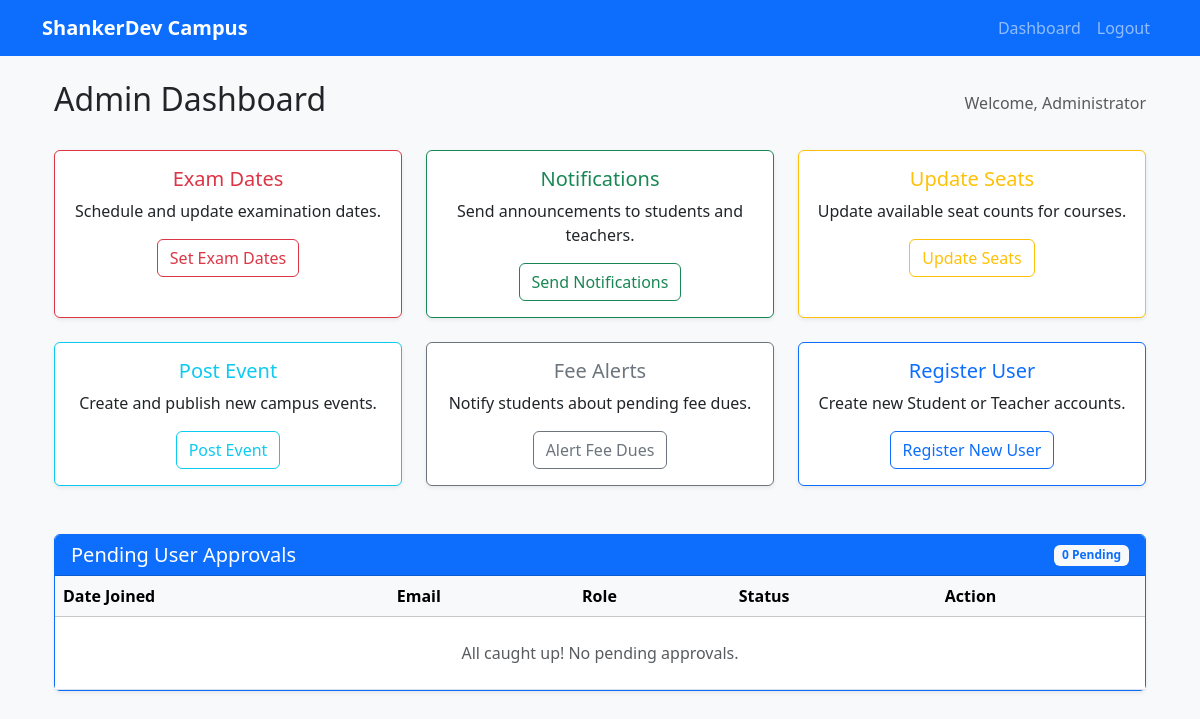
The app's page /campus/admin/ (signed in), older data.
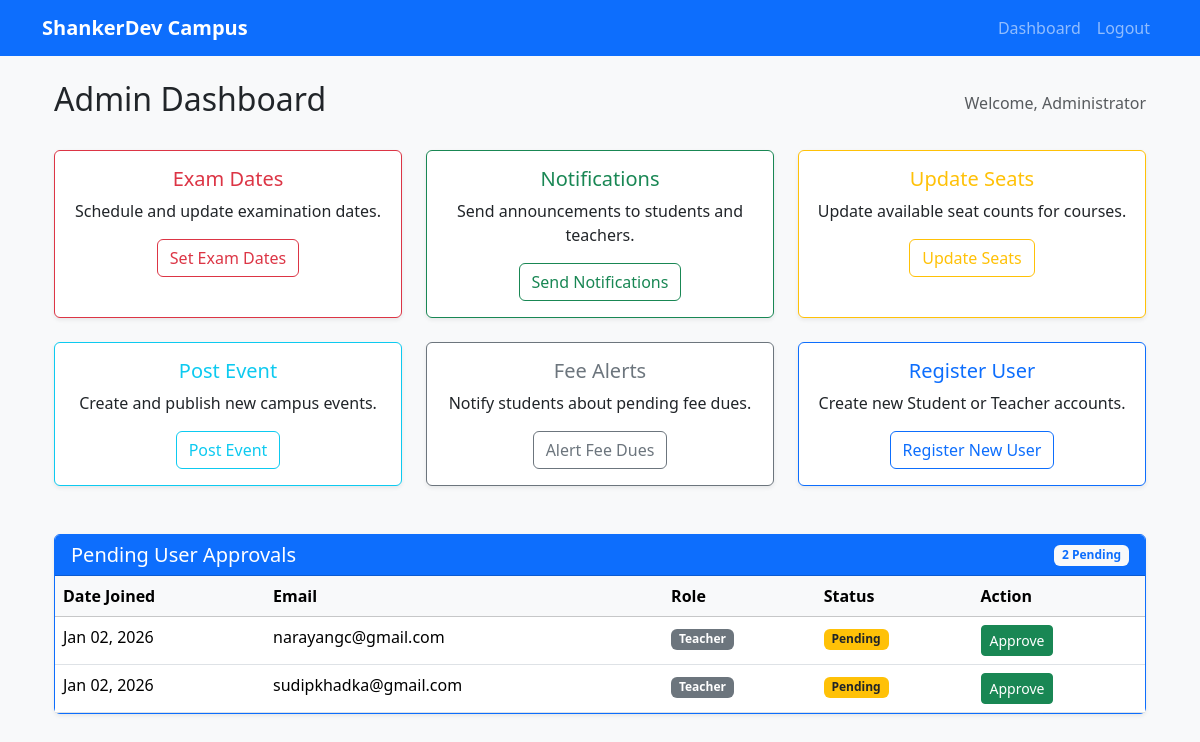
The same page, newer data.
### users/models.py (models this page shows, shortened)
class CustomUser(AbstractUser):
    ROLE_CHOICES = (
        ('student', 'Student'),
        ('teacher', 'Teacher'),
        ('admin', 'Admin'),
    )
    email = models.EmailField(unique=True)
    phone_number = models.CharField(max_length=15, blank=True, null=True, unique=True)
    role = models.CharField(max_length=20, choices=ROLE_CHOICES, default='student')
    is_approved = models.BooleanField(default=False, help_text="Designates whether this user has been approved by an admin.")
    USERNAME_FIELD = 'email'
    REQUIRED_FIELDS = []
    objects = CustomUserManager()

### campus/views.py (the view)
# urls.py: path('admin/', admin_dashboard, name='admin_dashboard'),
@login_required
@admin_required
def admin_dashboard(request):
    try:
        courses = Course.objects.all().order_by('name')  # Use model directly for consistency
    except Exception:
        courses = []
        messages.error(request, "Could not load courses. Check database.")
    events = Event.objects.filter(date__gte=date.today()).order_by('date')
    pending_users = User.objects.filter(is_approved=False).order_by('-date_joined')
    return render(request, 'campus/admin_dashboard.html', {
        'courses': courses,
        'events': events,
        'pending_users': pending_users,
    })

### campus/views.py (called while the page is built)
def admin_required(function):
    return user_passes_test(lambda u: u.role == 'admin' and u.is_authenticated)(function)

### myproject/context_processors.py (called while the page is built)
def college_context(request):  # Adjust name to match your setup
    return {
        'college_info': CollegeInfo.objects.first(),
        'events': Event.objects.all(),
    }

### campus/templates/campus/admin_dashboard.html (shortened to what the changed rows need)
{% extends 'base.html' %}
{% load static %}
{% block content %}
<div class="container mt-4">
    <div class="d-flex justify-content-between align-items-center mb-4">
        <h2>Admin Dashboard</h2>
    </div>
    <div class="row mt-4">
        <div class="col-12">
            <div class="card shadow-sm border-primary">
                <div class="card-header bg-primary text-white d-flex justify-content-between align-items-center">
                    <h5 class="mb-0">Pending User Approvals</h5>
                    <span class="badge bg-light text-primary">{{ pending_users.count }} Pending</span>
                </div>
                <div class="card-body p-0">
                    <div class="table-responsive">
                        <table class="table table-hover mb-0">
                            <thead class="table-light">
                                <tr>
                                    <th>Date Joined</th>
                                    <th>Email</th>
                                    <th>Role</th>
                                    <th>Status</th>
                                    <th>Action</th>
                                </tr>
                            </thead>
                            <tbody>
                                {% for user in pending_users %}
                                <tr>
                                    <td>{{ user.date_joined|date:"M d, Y" }}</td>
                                    <td>{{ user.email }}</td>
                                    <td><span class="badge bg-secondary">{{ user.role|title }}</span></td>
                                    <td><span class="badge bg-warning text-dark">Pending</span></td>
                                    <td>
                                        <a href="{% url 'approve_user' user.id %}" class="btn btn-sm btn-success">
                                             Approve
                                        </a>
                                    </td>
                                </tr>
                                {% empty %}
                                <tr>
                                    <td colspan="5" class="text-center py-4 text-muted">
                                        All caught up! No pending approvals.
                                    </td>
                                </tr>
                                {% endfor %}
                            </tbody>
                        </table>
                    </div>
                </div>
            </div>
        </div>
    </div>
    {% endblock %}

Row changes from the older to the newer data that the page shows:
added CustomUser: date_joined "Jan 02, 2026", email "narayangc@gmail.com", role "Teacher"
added CustomUser: date_joined "Jan 02, 2026", email "sudipkhadka@gmail.com", role "Teacher"
Text that changed along with them:
{{ pending_users.count }}: "0" → "2"
text no longer shown: "All caught up! No pending approvals."
